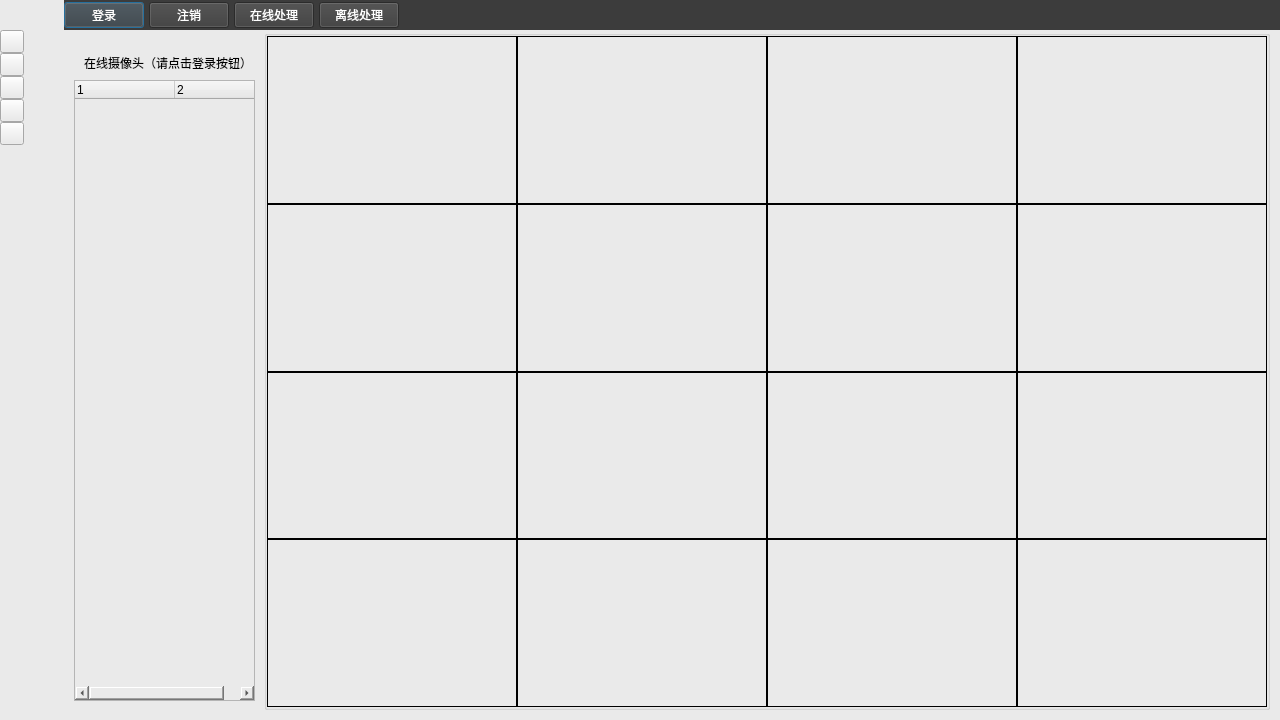
<?xml version="1.0" encoding="UTF-8"?>
<ui version="4.0">
 <class>VisionAlgMain</class>
 <widget class="QDialog" name="VisionAlgMain">
  <property name="geometry">
   <rect>
    <x>0</x>
    <y>0</y>
    <width>1280</width>
    <height>720</height>
   </rect>
  </property>
  <property name="sizePolicy">
   <sizepolicy hsizetype="Preferred" vsizetype="Preferred">
    <horstretch>0</horstretch>
    <verstretch>0</verstretch>
   </sizepolicy>
  </property>
  <property name="minimumSize">
   <size>
    <width>1280</width>
    <height>720</height>
   </size>
  </property>
  <property name="maximumSize">
   <size>
    <width>9999</width>
    <height>9999</height>
   </size>
  </property>
  <property name="windowTitle">
   <string>计算机视觉算法展示平台</string>
  </property>
  <property name="styleSheet">
   <string notr="true">background-color: #EAEAEA;</string>
  </property>
  <layout class="QHBoxLayout" name="horizontalLayout_2">
   <property name="spacing">
    <number>0</number>
   </property>
   <property name="leftMargin">
    <number>0</number>
   </property>
   <property name="topMargin">
    <number>0</number>
   </property>
   <property name="rightMargin">
    <number>0</number>
   </property>
   <property name="bottomMargin">
    <number>0</number>
   </property>
   <item>
    <widget class="QWidget" name="widget_menu" native="true">
     <property name="sizePolicy">
      <sizepolicy hsizetype="Fixed" vsizetype="Preferred">
       <horstretch>0</horstretch>
       <verstretch>0</verstretch>
      </sizepolicy>
     </property>
     <property name="minimumSize">
      <size>
       <width>64</width>
       <height>720</height>
      </size>
     </property>
     <property name="maximumSize">
      <size>
       <width>64</width>
       <height>9999</height>
      </size>
     </property>
     <property name="styleSheet">
      <string notr="true">background-color: #EAEAEA;color: #EAEAEA;</string>
     </property>
     <layout class="QVBoxLayout" name="verticalLayout_2">
      <property name="spacing">
       <number>0</number>
      </property>
      <property name="leftMargin">
       <number>0</number>
      </property>
      <property name="topMargin">
       <number>0</number>
      </property>
      <property name="rightMargin">
       <number>0</number>
      </property>
      <property name="bottomMargin">
       <number>0</number>
      </property>
      <item>
       <spacer name="vs_menu_top">
        <property name="orientation">
         <enum>Qt::Vertical</enum>
        </property>
        <property name="sizeType">
         <enum>QSizePolicy::Fixed</enum>
        </property>
        <property name="sizeHint" stdset="0">
         <size>
          <width>20</width>
          <height>30</height>
         </size>
        </property>
       </spacer>
      </item>
      <item>
       <widget class="QToolButton" name="btnMenu_BgModel">
        <property name="styleSheet">
         <string notr="true">color: rgb(255, 255, 255);</string>
        </property>
        <property name="text">
         <string/>
        </property>
       </widget>
      </item>
      <item>
       <widget class="QToolButton" name="btnMenu_Detect">
        <property name="styleSheet">
         <string notr="true">color: rgb(255, 255, 255);</string>
        </property>
        <property name="text">
         <string/>
        </property>
       </widget>
      </item>
      <item>
       <widget class="QToolButton" name="btnMenu_Track">
        <property name="text">
         <string/>
        </property>
       </widget>
      </item>
      <item>
       <widget class="QToolButton" name="btnMenu_PersonParse">
        <property name="text">
         <string/>
        </property>
       </widget>
      </item>
      <item>
       <widget class="QToolButton" name="btnMenu_PersonSearch">
        <property name="text">
         <string/>
        </property>
       </widget>
      </item>
      <item>
       <spacer name="vs_menu_bottom">
        <property name="orientation">
         <enum>Qt::Vertical</enum>
        </property>
        <property name="sizeHint" stdset="0">
         <size>
          <width>20</width>
          <height>40</height>
         </size>
        </property>
       </spacer>
      </item>
     </layout>
    </widget>
   </item>
   <item>
    <widget class="QWidget" name="widget_show" native="true">
     <property name="sizePolicy">
      <sizepolicy hsizetype="Preferred" vsizetype="Preferred">
       <horstretch>0</horstretch>
       <verstretch>0</verstretch>
      </sizepolicy>
     </property>
     <property name="minimumSize">
      <size>
       <width>1216</width>
       <height>720</height>
      </size>
     </property>
     <property name="maximumSize">
      <size>
       <width>9999</width>
       <height>9999</height>
      </size>
     </property>
     <property name="styleSheet">
      <string notr="true">background-color:#EAEAEA;</string>
     </property>
     <layout class="QVBoxLayout" name="verticalLayout_3">
      <property name="spacing">
       <number>0</number>
      </property>
      <property name="leftMargin">
       <number>0</number>
      </property>
      <property name="topMargin">
       <number>0</number>
      </property>
      <property name="rightMargin">
       <number>0</number>
      </property>
      <property name="bottomMargin">
       <number>0</number>
      </property>
      <item>
       <widget class="QWidget" name="widget_alg" native="true">
        <property name="sizePolicy">
         <sizepolicy hsizetype="Preferred" vsizetype="Fixed">
          <horstretch>0</horstretch>
          <verstretch>0</verstretch>
         </sizepolicy>
        </property>
        <property name="minimumSize">
         <size>
          <width>1216</width>
          <height>30</height>
         </size>
        </property>
        <property name="maximumSize">
         <size>
          <width>9999</width>
          <height>30</height>
         </size>
        </property>
        <property name="styleSheet">
         <string notr="true">background-color:#3C3C3C;color:white;</string>
        </property>
        <layout class="QHBoxLayout" name="horizontalLayout_3">
         <property name="spacing">
          <number>5</number>
         </property>
         <property name="leftMargin">
          <number>0</number>
         </property>
         <property name="topMargin">
          <number>0</number>
         </property>
         <property name="rightMargin">
          <number>0</number>
         </property>
         <property name="bottomMargin">
          <number>0</number>
         </property>
         <item>
          <widget class="QPushButton" name="btn_login">
           <property name="styleSheet">
            <string notr="true">color:white</string>
           </property>
           <property name="text">
            <string>登录</string>
           </property>
          </widget>
         </item>
         <item>
          <widget class="QPushButton" name="btn_logout">
           <property name="styleSheet">
            <string notr="true">color:white</string>
           </property>
           <property name="text">
            <string>注销</string>
           </property>
          </widget>
         </item>
         <item>
          <widget class="QPushButton" name="btn_online">
           <property name="styleSheet">
            <string notr="true">color:white</string>
           </property>
           <property name="text">
            <string>在线处理</string>
           </property>
          </widget>
         </item>
         <item>
          <widget class="QPushButton" name="btn_offline">
           <property name="styleSheet">
            <string notr="true">color:white</string>
           </property>
           <property name="text">
            <string>离线处理</string>
           </property>
          </widget>
         </item>
         <item>
          <widget class="QLabel" name="label_HCNetSDK">
           <property name="sizePolicy">
            <sizepolicy hsizetype="Expanding" vsizetype="Fixed">
             <horstretch>0</horstretch>
             <verstretch>0</verstretch>
            </sizepolicy>
           </property>
           <property name="styleSheet">
            <string notr="true">color:white;</string>
           </property>
           <property name="text">
            <string/>
           </property>
          </widget>
         </item>
        </layout>
       </widget>
      </item>
      <item>
       <widget class="QWidget" name="widget_main" native="true">
        <property name="sizePolicy">
         <sizepolicy hsizetype="Preferred" vsizetype="Preferred">
          <horstretch>0</horstretch>
          <verstretch>0</verstretch>
         </sizepolicy>
        </property>
        <property name="minimumSize">
         <size>
          <width>1200</width>
          <height>640</height>
         </size>
        </property>
        <property name="maximumSize">
         <size>
          <width>9999</width>
          <height>9999</height>
         </size>
        </property>
        <property name="styleSheet">
         <string notr="true">font:9pt &quot;微软雅黑&quot;;</string>
        </property>
        <layout class="QHBoxLayout" name="horizontalLayout">
         <property name="spacing">
          <number>0</number>
         </property>
         <property name="leftMargin">
          <number>0</number>
         </property>
         <property name="topMargin">
          <number>0</number>
         </property>
         <property name="rightMargin">
          <number>10</number>
         </property>
         <property name="bottomMargin">
          <number>10</number>
         </property>
         <item>
          <widget class="QWidget" name="widget_camera" native="true">
           <property name="sizePolicy">
            <sizepolicy hsizetype="Fixed" vsizetype="Preferred">
             <horstretch>0</horstretch>
             <verstretch>0</verstretch>
            </sizepolicy>
           </property>
           <property name="minimumSize">
            <size>
             <width>200</width>
             <height>600</height>
            </size>
           </property>
           <property name="maximumSize">
            <size>
             <width>200</width>
             <height>700</height>
            </size>
           </property>
           <widget class="QLabel" name="labMessage">
            <property name="geometry">
             <rect>
              <x>9</x>
              <y>653</y>
              <width>16</width>
              <height>18</height>
             </rect>
            </property>
            <property name="text">
             <string/>
            </property>
           </widget>
           <widget class="QLabel" name="label">
            <property name="geometry">
             <rect>
              <x>20</x>
              <y>20</y>
              <width>168</width>
              <height>26</height>
             </rect>
            </property>
            <property name="styleSheet">
             <string notr="true">color:black</string>
            </property>
            <property name="text">
             <string>在线摄像头（请点击登录按钮）</string>
            </property>
           </widget>
           <widget class="QTreeWidget" name="DVRsets_treeView">
            <property name="geometry">
             <rect>
              <x>10</x>
              <y>50</y>
              <width>181</width>
              <height>621</height>
             </rect>
            </property>
            <property name="columnCount">
             <number>2</number>
            </property>
            <column>
             <property name="text">
              <string notr="true">1</string>
             </property>
            </column>
            <column>
             <property name="text">
              <string notr="true">2</string>
             </property>
            </column>
           </widget>
          </widget>
         </item>
         <item>
          <widget class="QGroupBox" name="gBoxMain">
           <property name="minimumSize">
            <size>
             <width>960</width>
             <height>600</height>
            </size>
           </property>
           <property name="maximumSize">
            <size>
             <width>9999</width>
             <height>9999</height>
            </size>
           </property>
           <property name="styleSheet">
            <string notr="true"/>
           </property>
           <property name="title">
            <string/>
           </property>
           <layout class="QVBoxLayout" name="verticalLayout_4">
            <property name="spacing">
             <number>0</number>
            </property>
            <property name="leftMargin">
             <number>0</number>
            </property>
            <property name="topMargin">
             <number>0</number>
            </property>
            <property name="rightMargin">
             <number>0</number>
            </property>
            <property name="bottomMargin">
             <number>0</number>
            </property>
            <item>
             <layout class="QHBoxLayout" name="lay1">
              <property name="spacing">
               <number>0</number>
              </property>
              <item>
               <widget class="QLabel" name="labVideo1">
                <property name="sizePolicy">
                 <sizepolicy hsizetype="Preferred" vsizetype="Expanding">
                  <horstretch>0</horstretch>
                  <verstretch>0</verstretch>
                 </sizepolicy>
                </property>
                <property name="focusPolicy">
                 <enum>Qt::StrongFocus</enum>
                </property>
                <property name="styleSheet">
                 <string notr="true">color:black</string>
                </property>
                <property name="frameShape">
                 <enum>QFrame::Panel</enum>
                </property>
                <property name="text">
                 <string/>
                </property>
                <property name="alignment">
                 <set>Qt::AlignCenter</set>
                </property>
               </widget>
              </item>
              <item>
               <widget class="QLabel" name="labVideo2">
                <property name="sizePolicy">
                 <sizepolicy hsizetype="Preferred" vsizetype="Expanding">
                  <horstretch>0</horstretch>
                  <verstretch>0</verstretch>
                 </sizepolicy>
                </property>
                <property name="focusPolicy">
                 <enum>Qt::StrongFocus</enum>
                </property>
                <property name="styleSheet">
                 <string notr="true">color:black</string>
                </property>
                <property name="frameShape">
                 <enum>QFrame::Panel</enum>
                </property>
                <property name="text">
                 <string/>
                </property>
                <property name="alignment">
                 <set>Qt::AlignCenter</set>
                </property>
               </widget>
              </item>
              <item>
               <widget class="QLabel" name="labVideo3">
                <property name="sizePolicy">
                 <sizepolicy hsizetype="Preferred" vsizetype="Expanding">
                  <horstretch>0</horstretch>
                  <verstretch>0</verstretch>
                 </sizepolicy>
                </property>
                <property name="focusPolicy">
                 <enum>Qt::StrongFocus</enum>
                </property>
                <property name="styleSheet">
                 <string notr="true">color:black</string>
                </property>
                <property name="frameShape">
                 <enum>QFrame::Panel</enum>
                </property>
                <property name="text">
                 <string/>
                </property>
                <property name="alignment">
                 <set>Qt::AlignCenter</set>
                </property>
               </widget>
              </item>
              <item>
               <widget class="QLabel" name="labVideo4">
                <property name="sizePolicy">
                 <sizepolicy hsizetype="Preferred" vsizetype="Expanding">
                  <horstretch>0</horstretch>
                  <verstretch>0</verstretch>
                 </sizepolicy>
                </property>
                <property name="focusPolicy">
                 <enum>Qt::StrongFocus</enum>
                </property>
                <property name="styleSheet">
                 <string notr="true">color:black</string>
                </property>
                <property name="frameShape">
                 <enum>QFrame::Panel</enum>
                </property>
                <property name="text">
                 <string/>
                </property>
                <property name="alignment">
                 <set>Qt::AlignCenter</set>
                </property>
               </widget>
              </item>
             </layout>
            </item>
            <item>
             <layout class="QHBoxLayout" name="lay2">
              <property name="spacing">
               <number>0</number>
              </property>
              <item>
               <widget class="QLabel" name="labVideo5">
                <property name="sizePolicy">
                 <sizepolicy hsizetype="Preferred" vsizetype="Expanding">
                  <horstretch>0</horstretch>
                  <verstretch>0</verstretch>
                 </sizepolicy>
                </property>
                <property name="focusPolicy">
                 <enum>Qt::StrongFocus</enum>
                </property>
                <property name="styleSheet">
                 <string notr="true">color:black</string>
                </property>
                <property name="frameShape">
                 <enum>QFrame::Panel</enum>
                </property>
                <property name="text">
                 <string/>
                </property>
                <property name="alignment">
                 <set>Qt::AlignCenter</set>
                </property>
               </widget>
              </item>
              <item>
               <widget class="QLabel" name="labVideo6">
                <property name="sizePolicy">
                 <sizepolicy hsizetype="Preferred" vsizetype="Expanding">
                  <horstretch>0</horstretch>
                  <verstretch>0</verstretch>
                 </sizepolicy>
                </property>
                <property name="focusPolicy">
                 <enum>Qt::StrongFocus</enum>
                </property>
                <property name="styleSheet">
                 <string notr="true">color:black</string>
                </property>
                <property name="frameShape">
                 <enum>QFrame::Panel</enum>
                </property>
                <property name="text">
                 <string/>
                </property>
                <property name="alignment">
                 <set>Qt::AlignCenter</set>
                </property>
               </widget>
              </item>
              <item>
               <widget class="QLabel" name="labVideo7">
                <property name="sizePolicy">
                 <sizepolicy hsizetype="Preferred" vsizetype="Expanding">
                  <horstretch>0</horstretch>
                  <verstretch>0</verstretch>
                 </sizepolicy>
                </property>
                <property name="focusPolicy">
                 <enum>Qt::StrongFocus</enum>
                </property>
                <property name="styleSheet">
                 <string notr="true">color:black</string>
                </property>
                <property name="frameShape">
                 <enum>QFrame::Panel</enum>
                </property>
                <property name="text">
                 <string/>
                </property>
                <property name="alignment">
                 <set>Qt::AlignCenter</set>
                </property>
               </widget>
              </item>
              <item>
               <widget class="QLabel" name="labVideo8">
                <property name="sizePolicy">
                 <sizepolicy hsizetype="Preferred" vsizetype="Expanding">
                  <horstretch>0</horstretch>
                  <verstretch>0</verstretch>
                 </sizepolicy>
                </property>
                <property name="focusPolicy">
                 <enum>Qt::StrongFocus</enum>
                </property>
                <property name="styleSheet">
                 <string notr="true">color:black</string>
                </property>
                <property name="frameShape">
                 <enum>QFrame::Panel</enum>
                </property>
                <property name="text">
                 <string/>
                </property>
                <property name="alignment">
                 <set>Qt::AlignCenter</set>
                </property>
               </widget>
              </item>
             </layout>
            </item>
            <item>
             <layout class="QHBoxLayout" name="lay3">
              <property name="spacing">
               <number>0</number>
              </property>
              <item>
               <widget class="QLabel" name="labVideo9">
                <property name="sizePolicy">
                 <sizepolicy hsizetype="Preferred" vsizetype="Expanding">
                  <horstretch>0</horstretch>
                  <verstretch>0</verstretch>
                 </sizepolicy>
                </property>
                <property name="focusPolicy">
                 <enum>Qt::StrongFocus</enum>
                </property>
                <property name="styleSheet">
                 <string notr="true">color:black</string>
                </property>
                <property name="frameShape">
                 <enum>QFrame::Panel</enum>
                </property>
                <property name="text">
                 <string/>
                </property>
                <property name="alignment">
                 <set>Qt::AlignCenter</set>
                </property>
               </widget>
              </item>
              <item>
               <widget class="QLabel" name="labVideo10">
                <property name="sizePolicy">
                 <sizepolicy hsizetype="Preferred" vsizetype="Expanding">
                  <horstretch>0</horstretch>
                  <verstretch>0</verstretch>
                 </sizepolicy>
                </property>
                <property name="focusPolicy">
                 <enum>Qt::StrongFocus</enum>
                </property>
                <property name="styleSheet">
                 <string notr="true">color:black</string>
                </property>
                <property name="frameShape">
                 <enum>QFrame::Panel</enum>
                </property>
                <property name="text">
                 <string/>
                </property>
                <property name="alignment">
                 <set>Qt::AlignCenter</set>
                </property>
               </widget>
              </item>
              <item>
               <widget class="QLabel" name="labVideo11">
                <property name="sizePolicy">
                 <sizepolicy hsizetype="Preferred" vsizetype="Expanding">
                  <horstretch>0</horstretch>
                  <verstretch>0</verstretch>
                 </sizepolicy>
                </property>
                <property name="focusPolicy">
                 <enum>Qt::StrongFocus</enum>
                </property>
                <property name="styleSheet">
                 <string notr="true">color:black</string>
                </property>
                <property name="frameShape">
                 <enum>QFrame::Panel</enum>
                </property>
                <property name="text">
                 <string/>
                </property>
                <property name="alignment">
                 <set>Qt::AlignCenter</set>
                </property>
               </widget>
              </item>
              <item>
               <widget class="QLabel" name="labVideo12">
                <property name="sizePolicy">
                 <sizepolicy hsizetype="Preferred" vsizetype="Ignored">
                  <horstretch>0</horstretch>
                  <verstretch>0</verstretch>
                 </sizepolicy>
                </property>
                <property name="focusPolicy">
                 <enum>Qt::StrongFocus</enum>
                </property>
                <property name="styleSheet">
                 <string notr="true">color:black</string>
                </property>
                <property name="frameShape">
                 <enum>QFrame::Panel</enum>
                </property>
                <property name="text">
                 <string/>
                </property>
                <property name="alignment">
                 <set>Qt::AlignCenter</set>
                </property>
               </widget>
              </item>
             </layout>
            </item>
            <item>
             <layout class="QHBoxLayout" name="lay4">
              <property name="spacing">
               <number>0</number>
              </property>
              <item>
               <widget class="QLabel" name="labVideo13">
                <property name="sizePolicy">
                 <sizepolicy hsizetype="Preferred" vsizetype="Expanding">
                  <horstretch>0</horstretch>
                  <verstretch>0</verstretch>
                 </sizepolicy>
                </property>
                <property name="focusPolicy">
                 <enum>Qt::StrongFocus</enum>
                </property>
                <property name="styleSheet">
                 <string notr="true">color:black</string>
                </property>
                <property name="frameShape">
                 <enum>QFrame::Panel</enum>
                </property>
                <property name="text">
                 <string/>
                </property>
                <property name="alignment">
                 <set>Qt::AlignCenter</set>
                </property>
               </widget>
              </item>
              <item>
               <widget class="QLabel" name="labVideo14">
                <property name="sizePolicy">
                 <sizepolicy hsizetype="Preferred" vsizetype="Expanding">
                  <horstretch>0</horstretch>
                  <verstretch>0</verstretch>
                 </sizepolicy>
                </property>
                <property name="focusPolicy">
                 <enum>Qt::StrongFocus</enum>
                </property>
                <property name="styleSheet">
                 <string notr="true">color:black</string>
                </property>
                <property name="frameShape">
                 <enum>QFrame::Panel</enum>
                </property>
                <property name="text">
                 <string/>
                </property>
                <property name="alignment">
                 <set>Qt::AlignCenter</set>
                </property>
               </widget>
              </item>
              <item>
               <widget class="QLabel" name="labVideo15">
                <property name="sizePolicy">
                 <sizepolicy hsizetype="Preferred" vsizetype="Expanding">
                  <horstretch>0</horstretch>
                  <verstretch>0</verstretch>
                 </sizepolicy>
                </property>
                <property name="focusPolicy">
                 <enum>Qt::StrongFocus</enum>
                </property>
                <property name="styleSheet">
                 <string notr="true">color:black</string>
                </property>
                <property name="frameShape">
                 <enum>QFrame::Panel</enum>
                </property>
                <property name="text">
                 <string/>
                </property>
                <property name="alignment">
                 <set>Qt::AlignCenter</set>
                </property>
               </widget>
              </item>
              <item>
               <widget class="QLabel" name="labVideo16">
                <property name="sizePolicy">
                 <sizepolicy hsizetype="Preferred" vsizetype="Expanding">
                  <horstretch>0</horstretch>
                  <verstretch>0</verstretch>
                 </sizepolicy>
                </property>
                <property name="focusPolicy">
                 <enum>Qt::StrongFocus</enum>
                </property>
                <property name="styleSheet">
                 <string notr="true">color:black</string>
                </property>
                <property name="frameShape">
                 <enum>QFrame::Panel</enum>
                </property>
                <property name="text">
                 <string/>
                </property>
                <property name="alignment">
                 <set>Qt::AlignCenter</set>
                </property>
               </widget>
              </item>
             </layout>
            </item>
           </layout>
          </widget>
         </item>
        </layout>
       </widget>
      </item>
     </layout>
    </widget>
   </item>
  </layout>
 </widget>
 <layoutdefault spacing="6" margin="11"/>
 <resources/>
 <connections/>
</ui>
